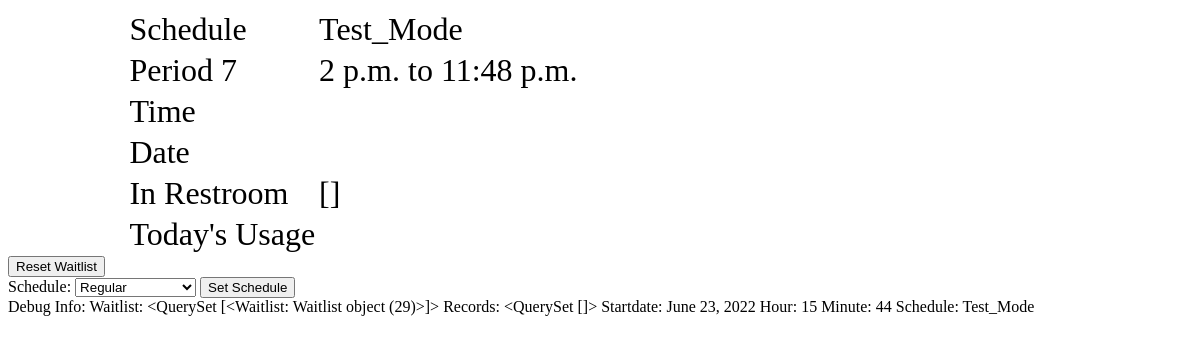
The app's page /dashboard (signed in), older data.
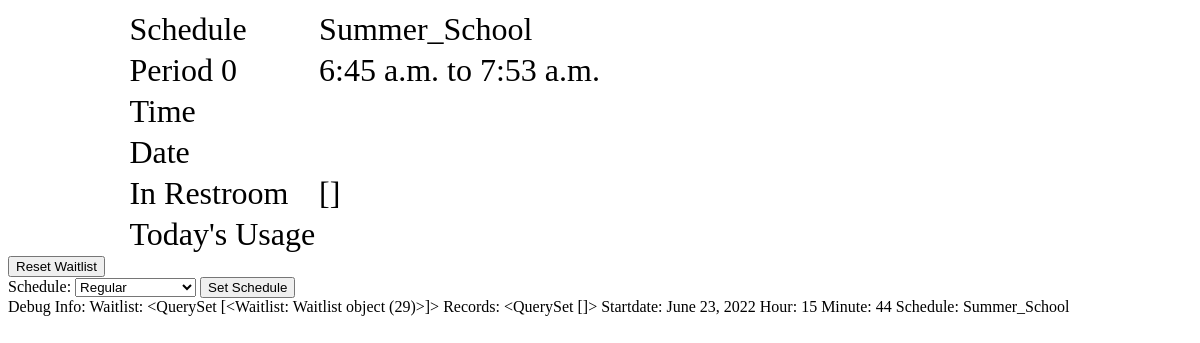
The same page, newer data.
### attendance/models.py (models this page shows)
class Schedule (models.Model):
    id = models.AutoField(primary_key=True)
    schedule_name = models.CharField(max_length=20)
    active = models.BooleanField()
    period_0 = models.CharField(max_length=20)
    period_1 = models.CharField(max_length=20)
    period_2 = models.CharField(max_length=20)
    period_3 = models.CharField(max_length=20)
    period_4 = models.CharField(max_length=20)
    period_5 = models.CharField(max_length=20)
    period_6 = models.CharField(max_length=20)
    period_7 = models.CharField(max_length=20)
    period_8 = models.CharField(max_length=20)

### attendance/views.py (the view)
# urls.py: path("dashboard", views.dashboard, name="dashboard"),
@login_required
def dashboard(request):
    period = get_current_period()
    start = datetime.strptime(getattr(Schedule.objects.get(active = True), period[0]), '%H:%M:%S').replace(month = datetime.now().month, day = datetime.now().day, year=datetime.now().year)  - timedelta(minutes=7)
    finish = datetime.strptime(getattr(Schedule.objects.get(active = True), period[1]), '%H:%M:%S').replace(month = datetime.now().month, day = datetime.now().day, year=datetime.now().year)
    finish_time = finish - timedelta(minutes=7)
    start_time = start + timedelta(minutes=7)
    startdate = datetime.today()-timedelta(hours=8)
    records = Bathroom.objects.filter(time_out__gt = startdate).order_by('-time_out')
    return render(request, 'dashboard.html',{
        "waitlist": Waitlist.objects.all(),
        "records": records,
        "startdate":startdate.date,
        "hour": datetime.now().hour,
        "minute": datetime.now().minute,
        "schedule": Schedule.objects.get(active=True).schedule_name,
        "recordz": Record.objects.filter(timestamp__range = [start,finish]),
        "period": get_current_period(),
        "period_number": get_current_period()[0][-1],
        "start": start_time.time,
        "finish": finish_time.time,
        "using_restroom": students_using_restroom(),
        "options": Schedule.objects.all()
    })

### attendance/views.py (called while the page is built)
def get_current_period():
    now = datetime.now()
    period = ['period_0', 'period_1', 'period_2', 'period_3', 'period_4', 'period_5', 'period_6', 'period_7', 'period_8']
    for i in range(9):
        then = datetime.strptime(getattr(Schedule.objects.get(active = True), period[i]), '%H:%M:%S').replace(month = datetime.now().month, day = datetime.now().day, year=datetime.now().year)  - timedelta(minutes=7)
        if now < then:
            return [period[i-1], period[i]]
    return ['period_0', 'period_1']

### attendance/templates/dashboard.html (shortened to what this page needs)
{% extends 'layout.html' %}
{% block body %}
<div  style ="margin-left:10%; margin-right:35%;" >
    <table class = "table table-sm" style="font-size: 200%">
        <tr>
            <td>Schedule</td>
            <td>{{schedule}}</td>
        </tr>
        <tr>
            <td>Period {{period_number}}</td>
            <td>{{start}} to {{finish}}</td>
        </tr>
        <tr>
            <td>Time</td>
            <td id = "time"></td>
        </tr>
        <tr>
            <td>Date</td>
            <td id = "date"></td>
        </tr>
        <tr>
            <td>In Restroom </td>
            <td>{{using_restroom}}</td>
        </tr>
        <tr>
            <td>Today's Usage</td>
            <td>
            </td>
        </tr>
    </table>
</div>
<form action="{% url 'reset'%}" method="post">
    <div  class="text-center "  >
            <input class="bttn choice" type="submit" value="Reset Waitlist">
    </div>
</form>
<form action="{% url 'schedule'%}" method="post">
    <div  class="text-center "  >
        <label for="cars">Schedule:</label>
            <select name="schedule">
                {% for schedule in options %}
                    <option value = {{schedule.schedule_name}}>{{schedule.schedule_name}}</option>
                {% endfor %}
            </select>
            <input class="bttn choice" type="submit" value="Set Schedule">
    </div>
</form>
Debug Info:
Waitlist: {{waitlist}}
Records: {{records}}
Startdate: {{startdate}}
Hour: {{hour}}
Minute: {{minute}}
Schedule: {{schedule}}
{% endblock %}

Row changes from the older to the newer data that the page shows:
no longer on this page (row edited): Schedule: schedule_name "Test_Mode"
now on this page (row edited): Schedule: schedule_name "Summer_School"
Text that changed along with them:
{{ period_number }}: "7" → "0"
{{ start }}: "2 p.m." → "6:45 a.m."
{{ finish }}: "11:48 p.m." → "7:53 a.m."
